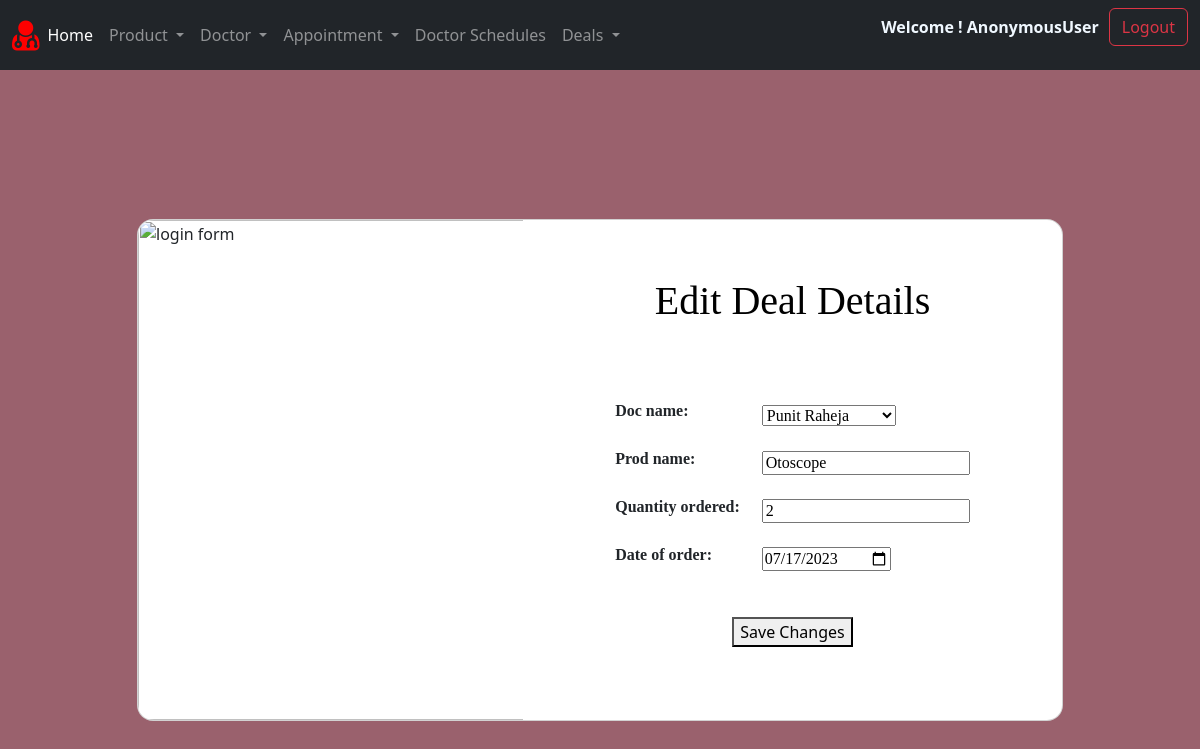
Screenshot of /edit-deal/3 with the database file from the repository.
### CRMApp/models.py (models this page shows, shortened)
class DealDetails(models.Model):
    Doc_name = models.ForeignKey(Doctor,on_delete=models.CASCADE,null=True,blank=True)
    Prod_name = models.CharField(max_length=100)
    Quantity_Ordered = models.IntegerField(validators=[MinValueValidator(0)])
    Date_of_order = models.DateField(default=date.today())
    entered_by = models.ForeignKey(User,on_delete=models.CASCADE,null=True,blank=True)

### CRMApp/views.py (the view)
# urls.py: path('edit-deal/<int:id>',views.deal_edit,name='edit-deal'),
def deal_edit(request,id):
    a = DealDetails.objects.get(id=id)
    if request.method == 'POST':
        pf = DealsForm(request.POST,request.FILES,instance=a)
        pf.save()
        messages.success(request,"Deal Details Updated Successfully!!")
        return redirect(view_deal)
    else:
        pf = DealsForm(instance=a)
        return render(request,"base/edit_deal.html",{'pf':pf})

### CRMApp/forms.py
class DealsForm(forms.ModelForm):
    class Meta:
        model = DealDetails
        fields = ['Doc_name','Prod_name','Quantity_Ordered','Date_of_order']
    Quantity_Ordered = forms.IntegerField(widget=forms.NumberInput(attrs={'type':'number'}))
    Date_of_order = forms.DateField(widget=forms.DateInput(attrs={'type': 'date'}))

### CRMApp/models.py (called while the page is built)
    def __str__(self):
        return str(self.doc_name)

### templates/base/edit_deal.html (shortened to what this page needs)
{% include 'base/CDN.html' %}
{% include 'base/header.html' %}
{% load static %}
{% block content %}
<section class="vh-100" style="background-color: #9A616D;">
    <div class="container py-5 h-100">
      <div class="row d-flex justify-content-center align-items-center h-100">
        <div class="col col-xl-10">
          <div class="card" style="border-radius: 1rem;">
            <div class="row g-0">
              <div class="col-md-6 col-lg-5 d-none d-md-block">
                <img src="{% static 'media/MR.jpg'%}"
                  alt="login form" class="img-fluid" style="border-radius: 1rem 0 0 1rem;height: 500px; width: 600px;" />
              </div>
              <div class="col-md-6 col-lg-7 d-flex align-items-center">
                <div class="card-body p-4 p-lg-5 text-black">
                    <center><h1 style="font-family:cursive"> Edit Deal Details</h1></center>
                    <br>
                    <center>
                    <form action="" method="POST" enctype="multipart/form-data">
                    <table style="border-collapse: separate; border-spacing: 20px; font-family:cursive;">
                    {{pf}}
                    <br>
                    </table>
                    <br>
                    <button type="submit">Save Changes</button>
                  </form>
                </center>
                </div>
              </div>
            </div>
          </div>
        </div>
      </div>
    </div>
  </section>
{% endblock  %}

### static/css/main.css (style rules this page uses)
body { background-color: #9A616D; }

### rows the page displays
DealDetails: Doc_name "Punit Raheja", Prod_name "Otoscope", Quantity_Ordered "2", Date_of_order "07/17/2023"

### other values shown
{{ request.user }} "AnonymousUser"
